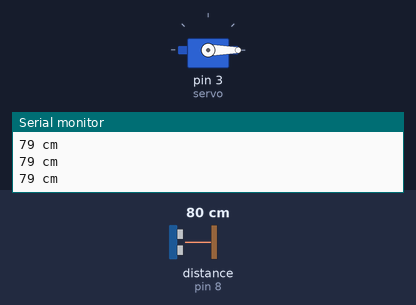
Bench run of a sketch on a simulated Arduino Uno, built with avr-gcc and run on an emulated ATmega328P. On the bench: servo, the last lines printed to the serial monitor. Wiring (inferred from the names in the program): ultrasonic range finder: trigger pin 9; echo pin 8. Inputs (shaded band) come from the test bench; at power-on: distance to the obstacle (sensor on pin 8) 80 cm. The echo pulse lasts 58.3 µs per cm.

Above: at 1.3 s.
1.4 s: distance to the obstacle (sensor on pin 8) set to 85 cm
At 2.7 s:
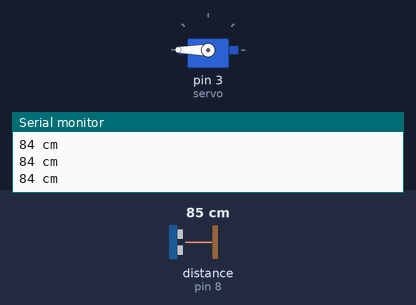
3.0 s: distance to the obstacle (sensor on pin 8) set to 2 cm
At 3.3 s:
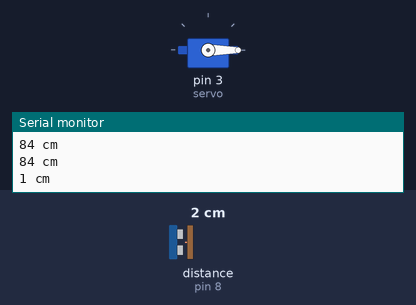
4.5 s: distance to the obstacle (sensor on pin 8) set to 120 cm
At 4.8 s:
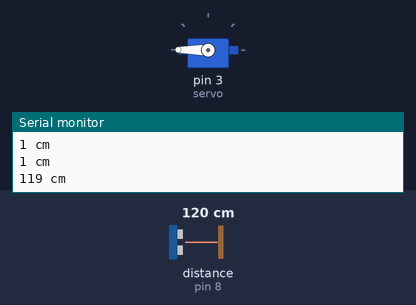
Timing chart, 0 to 7.5 s (numbered marks = the images above; inputs shaded):
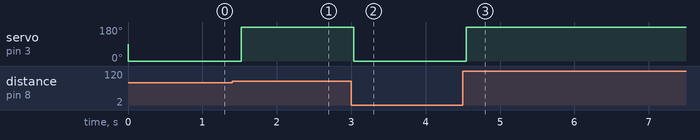

The sketch:

servo_ultra_mo.ino
```cpp
#include <Servo.h>

#define trigPin 9

#define echoPin 8

Servo servo;

int sound = 250;

void setup() {

Serial.begin (9600);

pinMode(trigPin, OUTPUT);

pinMode(echoPin, INPUT);

servo.attach(3);

}

void loop() {

long duration, distance;

digitalWrite(trigPin, LOW);

delayMicroseconds(2);

digitalWrite(trigPin, HIGH);

delayMicroseconds(10);

digitalWrite(trigPin, LOW);

duration = pulseIn(echoPin, HIGH);

distance = (duration/2) / 29.1; if (distance < 80) {

Serial.print(distance);

Serial.println(" cm");

servo.write(0);

}

else if (distance<180) {

Serial.print(distance);

Serial.println(" cm");

servo.write(180); }

else {

Serial.println("The distance is more than 180cm");

}

delay(500);

}
```

Measured:
- the behaviour switches between 80 and 81 cm on distance to the obstacle (sensor on pin 8) (found by bisection; images 0 and 1)
- after the input at 1.4 s, servo on pin 3 (servo): 0° → 180° after 0.12 s
- after the input at 3.0 s, servo on pin 3 (servo): 180° → 0° at once
- after the input at 4.5 s, servo on pin 3 (servo): 0° → 180° at once
